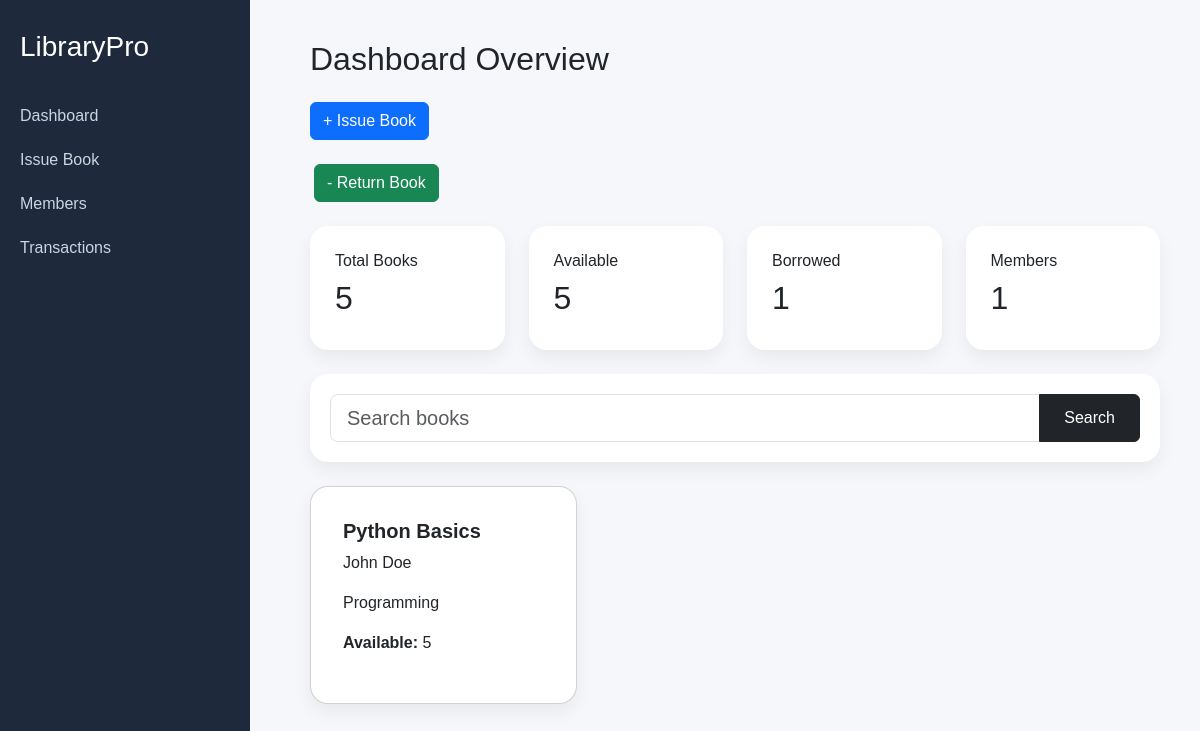
/, run on an earlier commit of the app's database.
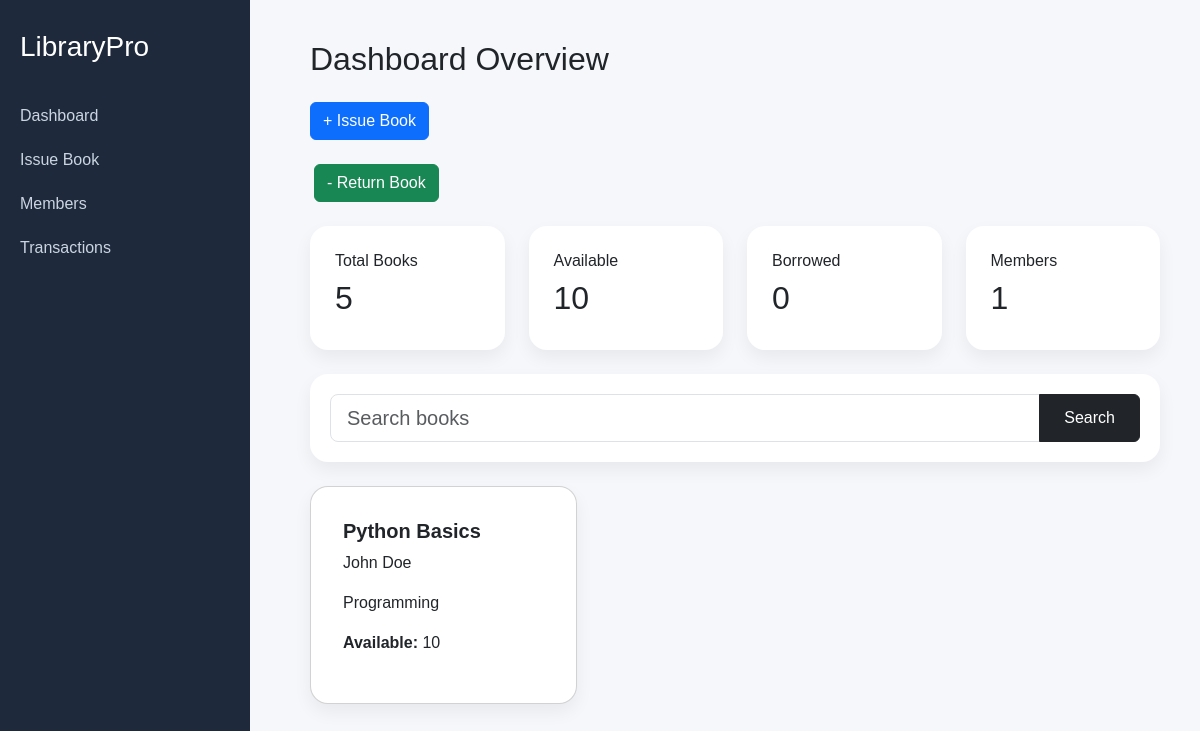
And on a later commit of the database.
### books/models.py (models this page shows, shortened)
class Book(models.Model):
    title = models.CharField(max_length=200)
    author = models.CharField(max_length=100)
    isbn = models.CharField(max_length=20, unique=True)
    category = models.CharField(max_length=100)
    quantity = models.PositiveIntegerField(default=1)
    available_count = models.PositiveIntegerField(default=1)
    created_at = models.DateTimeField(auto_now_add=True)

### config/views.py (the view, shortened to what this page needs)
# urls.py: path('', home, name='home'),
def home(request):
    query = request.GET.get('search', '')
    books = Book.objects.all()
    total_books = Book.objects.aggregate(
        total=Sum('quantity')
    )['total'] or 0
    available_books = Book.objects.aggregate(
        total=Sum('available_count')
    )['total'] or 0
    borrowed_books = Transaction.objects.filter(
        status='ISSUED'
    ).count()
    total_members = Member.objects.count()
    return render(request, 'home.html', {
        'books': books,
        'query': query,
        'total_books': total_books,
        'available_books': available_books,
        'borrowed_books': borrowed_books,
        'total_members': total_members,
    })

### templates/home.html (shortened to what this page needs)
<!DOCTYPE html>
<html lang="en">
<head>
    <link href="https://cdn.jsdelivr.net/npm/bootstrap@5.3.3/dist/css/bootstrap.min.css" rel="stylesheet">
</head>
<body>
<div class="sidebar">
    <h3>LibraryPro</h3>
    <a href="/">Dashboard</a>
    <a href="/issue/">Issue Book</a>
    <a href="/members/">Members</a>
    <a href="/transactions/">Transactions</a>
</div>
<div class="main-content">
    <h2 class="mb-4">Dashboard Overview</h2>
    <a href="/issue/" class="btn btn-primary mb-4">+ Issue Book</a> <br>
    <a href="/return/" class="btn btn-success mb-4 ms-1">- Return Book</a>
    <div class="row mb-4">
        <div class="col-md-3">
            <div class="stat-card">
                <h6>Total Books</h6>
                <h2>{{ total_books }}</h2>
            </div>
        </div>
        <div class="col-md-3">
            <div class="stat-card">
                <h6>Available</h6>
                <h2>{{ available_books }}</h2>
            </div>
        </div>
        <div class="col-md-3">
            <div class="stat-card">
                <h6>Borrowed</h6>
                <h2>{{ borrowed_books }}</h2>
            </div>
        </div>
        <div class="col-md-3">
            <div class="stat-card">
                <h6>Members</h6>
                <h2>{{ total_members }}</h2>
            </div>
        </div>
    </div>
    <div class="search-box mb-4">
        <form method="GET">
            <div class="input-group">
                <input type="text" name="search" value="{{ query }}"
                       class="form-control form-control-lg"
                       placeholder="Search books">
                <button class="btn btn-dark px-4">Search</button>
            </div>
        </form>
    </div>
    <div class="row">
        {% for book in books %}
        <div class="col-md-4 mb-4">
            <div class="card book-card p-3">
                <div class="card-body">
                    <h5 class="fw-bold">{{ book.title }}</h5>
                    <p>{{ book.author }}</p>
                    <p>{{ book.category }}</p>
                    <p><strong>Available:</strong> {{ book.available_count }}</p>
                </div>
            </div>
        </div>
        {% endfor %}
    </div>
</div>
</body>
</html>

What changed in the data, as far as the page shows it:
changed Book "Python Basics": available_count "5" → "10"
Also different on the page:
{{ available_books }}: "5" → "10"
{{ borrowed_books }}: "1" → "0"
